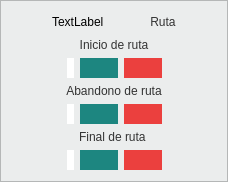
           <widget class="QFrame" name="frame_15">
            <property name="styleSheet">
             <string notr="true">background-color:#EBEDED;</string>
            </property>
            <property name="frameShape">
             <enum>QFrame::StyledPanel</enum>
            </property>
            <property name="frameShadow">
             <enum>QFrame::Raised</enum>
            </property>
            <layout class="QVBoxLayout" name="verticalLayout_23">
             <item>
              <layout class="QVBoxLayout" name="verticalLayout_24">
               <item>
                <layout class="QVBoxLayout" name="verticalLayout_25">
                 <item>
                  <layout class="QHBoxLayout" name="horizontalLayout_23">
                   <item>
                    <spacer name="horizontalSpacer_45">
                     <property name="orientation">
                      <enum>Qt::Horizontal</enum>
                     </property>
                     <property name="sizeHint" stdset="0">
                      <size>
                       <width>40</width>
                       <height>20</height>
                      </size>
                     </property>
                    </spacer>
                   </item>
                   <item>
                    <widget class="QLabel" name="icon_ruta_2">
                     <property name="styleSheet">
                      <string notr="true">background-color:#EBEDED;</string>
                     </property>
                     <property name="text">
                      <string>TextLabel</string>
                     </property>
                    </widget>
                   </item>
                   <item>
                    <spacer name="horizontalSpacer_46">
                     <property name="orientation">
                      <enum>Qt::Horizontal</enum>
                     </property>
                     <property name="sizeHint" stdset="0">
                      <size>
                       <width>40</width>
                       <height>20</height>
                      </size>
                     </property>
                    </spacer>
                   </item>
                   <item>
                    <widget class="QLabel" name="label_17">
                     <property name="styleSheet">
                      <string notr="true">background-color:#EBEDED;
font: 14pt &quot;MS Shell Dlg 2&quot;;
color:#333333;</string>
                     </property>
                     <property name="text">
                      <string>Ruta</string>
                     </property>
                     <property name="alignment">
                      <set>Qt::AlignCenter</set>
                     </property>
                    </widget>
                   </item>
                   <item>
                    <spacer name="horizontalSpacer_32">
                     <property name="orientation">
                      <enum>Qt::Horizontal</enum>
                     </property>
                     <property name="sizeHint" stdset="0">
                      <size>
                       <width>40</width>
                       <height>20</height>
                      </size>
                     </property>
                    </spacer>
                   </item>
                  </layout>
                 </item>
                </layout>
               </item>
               <item>
                <widget class="QLabel" name="label_18">
                 <property name="styleSheet">
                  <string notr="true">background-color:#EBEDED;
font: 13pt &quot;MS Shell Dlg 2&quot;;
color:#333333;</string>
                 </property>
                 <property name="text">
                  <string>Inicio de ruta</string>
                 </property>
                 <property name="alignment">
                  <set>Qt::AlignCenter</set>
                 </property>
                </widget>
               </item>
               <item>
                <layout class="QHBoxLayout" name="horizontalLayout_24">
                 <item>
                  <spacer name="horizontalSpacer_47">
                   <property name="orientation">
                    <enum>Qt::Horizontal</enum>
                   </property>
                   <property name="sizeHint" stdset="0">
                    <size>
                     <width>40</width>
                     <height>20</height>
                    </size>
                   </property>
                  </spacer>
                 </item>
                 <item>
                  <widget class="QLabel" name="inicio_ruta">
                   <property name="styleSheet">
                    <string notr="true">background-color:white;
font: 14pt &quot;MS Shell Dlg 2&quot;;
color:#333333;
min-width: 7em;
min-height:1em;
max-width:7em;
border-style: outset;
border-radius: 13px;</string>
                   </property>
                   <property name="text">
                    <string/>
                   </property>
                   <property name="alignment">
                    <set>Qt::AlignCenter</set>
                   </property>
                  </widget>
                 </item>
                 <item>
                  <widget class="QPushButton" name="search_iruta">
                   <property name="styleSheet">
                    <string notr="true">background-color: #1D8680;
border-style: outset;
border-radius: 13px;
font: 10pt &quot;MS Shell Dlg 2&quot;;
color: #333333;
padding: 3px;
max-width:1.3em;
max-height:1.3em;
min-width:1.3em;
min-height:1.3em;</string>
                   </property>
                   <property name="text">
                    <string/>
                   </property>
                   <property name="autoDefault">
                    <bool>true</bool>
                   </property>
                  </widget>
                 </item>
                 <item>
                  <widget class="QPushButton" name="erase_iruta">
                   <property name="styleSheet">
                    <string notr="true">background-color: #EB403E;
border-style: outset;
border-radius: 13px;
font: 10pt &quot;MS Shell Dlg 2&quot;;
color: #333333;
padding: 3px;
max-width:1.3em;
max-height:1.3em;
min-width:1.3em;
min-height:1.3em;</string>
                   </property>
                   <property name="text">
                    <string/>
                   </property>
                   <property name="autoDefault">
                    <bool>true</bool>
                   </property>
                  </widget>
                 </item>
                 <item>
                  <spacer name="horizontalSpacer_48">
                   <property name="orientation">
                    <enum>Qt::Horizontal</enum>
                   </property>
                   <property name="sizeHint" stdset="0">
                    <size>
                     <width>40</width>
                     <height>20</height>
                    </size>
                   </property>
                  </spacer>
                 </item>
                </layout>
               </item>
               <item>
                <widget class="QLabel" name="label_23">
                 <property name="styleSheet">
                  <string notr="true">background-color:#EBEDED;
font: 13pt &quot;MS Shell Dlg 2&quot;;
color:#333333;</string>
                 </property>
                 <property name="text">
                  <string>Abandono de ruta</string>
                 </property>
                 <property name="alignment">
                  <set>Qt::AlignCenter</set>
                 </property>
                </widget>
               </item>
               <item>
                <layout class="QHBoxLayout" name="horizontalLayout_30">
                 <item>
                  <spacer name="horizontalSpacer_57">
                   <property name="orientation">
                    <enum>Qt::Horizontal</enum>
                   </property>
                   <property name="sizeHint" stdset="0">
                    <size>
                     <width>40</width>
                     <height>20</height>
                    </size>
                   </property>
                  </spacer>
                 </item>
                 <item>
                  <widget class="QLabel" name="abandono_ruta">
                   <property name="styleSheet">
                    <string notr="true">background-color:white;
font: 14pt &quot;MS Shell Dlg 2&quot;;
color:#333333;
min-width: 7em;
min-height:1em;
max-width:7em;
border-style: outset;
border-radius: 13px;</string>
                   </property>
                   <property name="text">
                    <string/>
                   </property>
                   <property name="alignment">
                    <set>Qt::AlignCenter</set>
                   </property>
                  </widget>
                 </item>
                 <item>
                  <widget class="QPushButton" name="search_artua">
                   <property name="styleSheet">
                    <string notr="true">background-color: #1D8680;
border-style: outset;
border-radius: 13px;
font: 10pt &quot;MS Shell Dlg 2&quot;;
color: #333333;
padding: 3px;
max-width:1.3em;
max-height:1.3em;
min-width:1.3em;
min-height:1.3em;</string>
                   </property>
                   <property name="text">
                    <string/>
                   </property>
                   <property name="autoDefault">
                    <bool>true</bool>
                   </property>
                  </widget>
                 </item>
                 <item>
                  <widget class="QPushButton" name="erase_aruta">
                   <property name="styleSheet">
                    <string notr="true">background-color: #EB403E;
border-style: outset;
border-radius: 13px;
font: 10pt &quot;MS Shell Dlg 2&quot;;
color: #333333;
padding: 3px;
max-width:1.3em;
max-height:1.3em;
min-width:1.3em;
min-height:1.3em;</string>
                   </property>
                   <property name="text">
                    <string/>
                   </property>
                   <property name="autoDefault">
                    <bool>true</bool>
                   </property>
                  </widget>
                 </item>
                 <item>
                  <spacer name="horizontalSpacer_58">
                   <property name="orientation">
                    <enum>Qt::Horizontal</enum>
                   </property>
                   <property name="sizeHint" stdset="0">
                    <size>
                     <width>40</width>
                     <height>20</height>
                    </size>
                   </property>
                  </spacer>
                 </item>
                </layout>
               </item>
               <item>
                <widget class="QLabel" name="label_19">
                 <property name="styleSheet">
                  <string notr="true">background-color:#EBEDED;
font: 13pt &quot;MS Shell Dlg 2&quot;;
color:#333333;</string>
                 </property>
                 <property name="text">
                  <string>Final de ruta </string>
                 </property>
                 <property name="alignment">
                  <set>Qt::AlignCenter</set>
                 </property>
                </widget>
               </item>
               <item>
                <layout class="QHBoxLayout" name="horizontalLayout_26">
                 <item>
                  <spacer name="horizontalSpacer_49">
                   <property name="orientation">
                    <enum>Qt::Horizontal</enum>
                   </property>
                   <property name="sizeHint" stdset="0">
                    <size>
                     <width>40</width>
                     <height>20</height>
                    </size>
                   </property>
                  </spacer>
                 </item>
                 <item>
                  <widget class="QLabel" name="final_ruta">
                   <property name="styleSheet">
                    <string notr="true">background-color:white;
font: 14pt &quot;MS Shell Dlg 2&quot;;
color:#333333;
min-width: 7em;
min-height:1em;
max-width:7em;
border-style: outset;
border-radius: 13px;</string>
                   </property>
                   <property name="text">
                    <string/>
                   </property>
                   <property name="alignment">
                    <set>Qt::AlignCenter</set>
                   </property>
                  </widget>
                 </item>
                 <item>
                  <widget class="QPushButton" name="search_fruta">
                   <property name="styleSheet">
                    <string notr="true">background-color: #1D8680;
border-style: outset;
border-radius: 13px;
font: 10pt &quot;MS Shell Dlg 2&quot;;
color: #333333;
padding: 3px;
max-width:1.3em;
max-height:1.3em;
min-width:1.3em;
min-height:1.3em;</string>
                   </property>
                   <property name="text">
                    <string/>
                   </property>
                   <property name="autoDefault">
                    <bool>true</bool>
                   </property>
                  </widget>
                 </item>
                 <item>
                  <widget class="QPushButton" name="erase_fruta">
                   <property name="styleSheet">
                    <string notr="true">background-color: #EB403E;
border-style: outset;
border-radius: 13px;
font: 10pt &quot;MS Shell Dlg 2&quot;;
color: #333333;
padding: 3px;
max-width:1.3em;
max-height:1.3em;
min-width:1.3em;
min-height:1.3em;</string>
                   </property>
                   <property name="text">
                    <string/>
                   </property>
                   <property name="autoDefault">
                    <bool>true</bool>
                   </property>
                  </widget>
                 </item>
                 <item>
                  <spacer name="horizontalSpacer_50">
                   <property name="orientation">
                    <enum>Qt::Horizontal</enum>
                   </property>
                   <property name="sizeHint" stdset="0">
                    <size>
                     <width>40</width>
                     <height>20</height>
                    </size>
                   </property>
                  </spacer>
                 </item>
                </layout>
               </item>
              </layout>
             </item>
            </layout>
           </widget>
